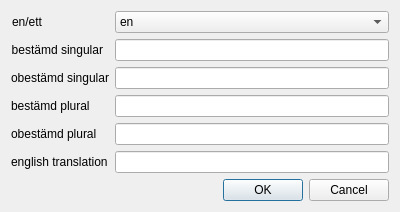
<?xml version="1.0" encoding="UTF-8"?>
<ui version="4.0">
 <class>NounDialog</class>
 <widget class="QDialog" name="NounDialog">
  <property name="geometry">
   <rect>
    <x>0</x>
    <y>0</y>
    <width>400</width>
    <height>203</height>
   </rect>
  </property>
  <property name="windowTitle">
   <string>Dialog</string>
  </property>
  <layout class="QFormLayout" name="formLayout">
   <item row="0" column="0">
    <widget class="QLabel" name="enEttLabel">
     <property name="text">
      <string>en/ett</string>
     </property>
     <property name="alignment">
      <set>Qt::AlignRight|Qt::AlignTrailing|Qt::AlignVCenter</set>
     </property>
    </widget>
   </item>
   <item row="1" column="0">
    <widget class="QLabel" name="bestSingLabel">
     <property name="text">
      <string>bestämd singular</string>
     </property>
     <property name="alignment">
      <set>Qt::AlignRight|Qt::AlignTrailing|Qt::AlignVCenter</set>
     </property>
    </widget>
   </item>
   <item row="1" column="1">
    <widget class="QLineEdit" name="bestSingField"/>
   </item>
   <item row="2" column="0">
    <widget class="QLabel" name="obestSingLabel">
     <property name="text">
      <string>obestämd singular</string>
     </property>
    </widget>
   </item>
   <item row="2" column="1">
    <widget class="QLineEdit" name="obestSingField"/>
   </item>
   <item row="3" column="0">
    <widget class="QLabel" name="bestPlurLabel">
     <property name="text">
      <string>bestämd plural</string>
     </property>
    </widget>
   </item>
   <item row="3" column="1">
    <widget class="QLineEdit" name="bestPlurField"/>
   </item>
   <item row="4" column="0">
    <widget class="QLabel" name="obestPlurLabel">
     <property name="text">
      <string>obestämd plural</string>
     </property>
    </widget>
   </item>
   <item row="4" column="1">
    <widget class="QLineEdit" name="obestPlurField"/>
   </item>
   <item row="0" column="1">
    <widget class="QComboBox" name="enEttField">
     <item>
      <property name="text">
       <string>en</string>
      </property>
     </item>
     <item>
      <property name="text">
       <string>ett</string>
      </property>
     </item>
    </widget>
   </item>
   <item row="6" column="1">
    <widget class="QDialogButtonBox" name="buttonBox">
     <property name="orientation">
      <enum>Qt::Horizontal</enum>
     </property>
     <property name="standardButtons">
      <set>QDialogButtonBox::Cancel|QDialogButtonBox::Ok</set>
     </property>
    </widget>
   </item>
   <item row="5" column="1">
    <widget class="QLineEdit" name="engTransField"/>
   </item>
   <item row="5" column="0">
    <widget class="QLabel" name="engTransLabel">
     <property name="text">
      <string>english translation</string>
     </property>
    </widget>
   </item>
  </layout>
 </widget>
 <resources/>
 <connections>
  <connection>
   <sender>buttonBox</sender>
   <signal>accepted()</signal>
   <receiver>NounDialog</receiver>
   <slot>accept()</slot>
   <hints>
    <hint type="sourcelabel">
     <x>248</x>
     <y>254</y>
    </hint>
    <hint type="destinationlabel">
     <x>157</x>
     <y>274</y>
    </hint>
   </hints>
  </connection>
  <connection>
   <sender>buttonBox</sender>
   <signal>rejected()</signal>
   <receiver>NounDialog</receiver>
   <slot>reject()</slot>
   <hints>
    <hint type="sourcelabel">
     <x>316</x>
     <y>260</y>
    </hint>
    <hint type="destinationlabel">
     <x>286</x>
     <y>274</y>
    </hint>
   </hints>
  </connection>
 </connections>
</ui>
